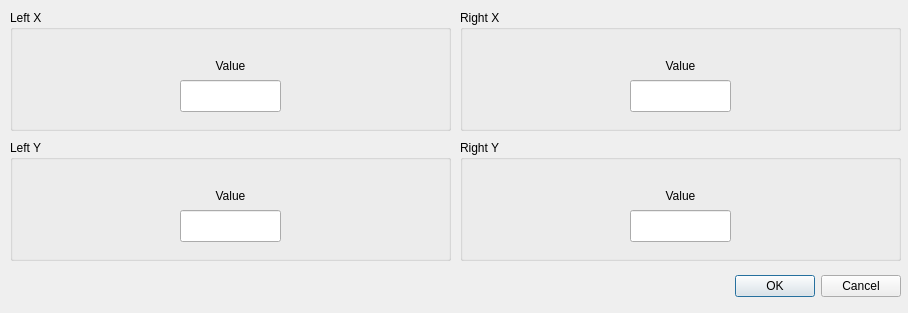
<?xml version="1.0" encoding="UTF-8"?>
<ui version="4.0">
 <class>DialogDisarmingModeSettings</class>
 <widget class="QDialog" name="DialogDisarmingModeSettings">
  <property name="geometry">
   <rect>
    <x>0</x>
    <y>0</y>
    <width>908</width>
    <height>313</height>
   </rect>
  </property>
  <property name="windowTitle">
   <string>Dialog</string>
  </property>
  <widget class="QDialogButtonBox" name="buttonBox">
   <property name="geometry">
    <rect>
     <x>560</x>
     <y>270</y>
     <width>341</width>
     <height>32</height>
    </rect>
   </property>
   <property name="orientation">
    <enum>Qt::Horizontal</enum>
   </property>
   <property name="standardButtons">
    <set>QDialogButtonBox::Cancel|QDialogButtonBox::Ok</set>
   </property>
  </widget>
  <widget class="QGroupBox" name="groupBox_5">
   <property name="geometry">
    <rect>
     <x>460</x>
     <y>140</y>
     <width>441</width>
     <height>121</height>
    </rect>
   </property>
   <property name="title">
    <string>Right Y</string>
   </property>
   <widget class="QLabel" name="label_10">
    <property name="geometry">
     <rect>
      <x>190</x>
      <y>40</y>
      <width>61</width>
      <height>31</height>
     </rect>
    </property>
    <property name="text">
     <string>Value</string>
    </property>
    <property name="alignment">
     <set>Qt::AlignCenter</set>
    </property>
   </widget>
   <widget class="QLineEdit" name="inputRightYmiddle">
    <property name="geometry">
     <rect>
      <x>170</x>
      <y>70</y>
      <width>101</width>
      <height>32</height>
     </rect>
    </property>
   </widget>
  </widget>
  <widget class="QGroupBox" name="groupBox">
   <property name="geometry">
    <rect>
     <x>10</x>
     <y>10</y>
     <width>441</width>
     <height>121</height>
    </rect>
   </property>
   <property name="title">
    <string>Left X</string>
   </property>
   <widget class="QLabel" name="label_3">
    <property name="geometry">
     <rect>
      <x>190</x>
      <y>40</y>
      <width>61</width>
      <height>31</height>
     </rect>
    </property>
    <property name="text">
     <string>Value</string>
    </property>
    <property name="alignment">
     <set>Qt::AlignCenter</set>
    </property>
   </widget>
   <widget class="QLineEdit" name="inputLeftXmiddle">
    <property name="geometry">
     <rect>
      <x>170</x>
      <y>70</y>
      <width>101</width>
      <height>32</height>
     </rect>
    </property>
   </widget>
  </widget>
  <widget class="QGroupBox" name="groupBox_6">
   <property name="geometry">
    <rect>
     <x>460</x>
     <y>10</y>
     <width>441</width>
     <height>121</height>
    </rect>
   </property>
   <property name="title">
    <string>Right X</string>
   </property>
   <widget class="QLabel" name="label_4">
    <property name="geometry">
     <rect>
      <x>190</x>
      <y>40</y>
      <width>61</width>
      <height>31</height>
     </rect>
    </property>
    <property name="text">
     <string>Value</string>
    </property>
    <property name="alignment">
     <set>Qt::AlignCenter</set>
    </property>
   </widget>
   <widget class="QLineEdit" name="inputRightXmiddle">
    <property name="geometry">
     <rect>
      <x>170</x>
      <y>70</y>
      <width>101</width>
      <height>32</height>
     </rect>
    </property>
   </widget>
  </widget>
  <widget class="QGroupBox" name="groupBox_3">
   <property name="geometry">
    <rect>
     <x>10</x>
     <y>140</y>
     <width>441</width>
     <height>121</height>
    </rect>
   </property>
   <property name="title">
    <string>Left Y</string>
   </property>
   <widget class="QLabel" name="label_7">
    <property name="geometry">
     <rect>
      <x>190</x>
      <y>40</y>
      <width>61</width>
      <height>31</height>
     </rect>
    </property>
    <property name="text">
     <string>Value</string>
    </property>
    <property name="alignment">
     <set>Qt::AlignCenter</set>
    </property>
   </widget>
   <widget class="QLineEdit" name="inputLeftYmiddle">
    <property name="geometry">
     <rect>
      <x>170</x>
      <y>70</y>
      <width>101</width>
      <height>32</height>
     </rect>
    </property>
   </widget>
  </widget>
 </widget>
 <resources/>
 <connections>
  <connection>
   <sender>buttonBox</sender>
   <signal>accepted()</signal>
   <receiver>DialogDisarmingModeSettings</receiver>
   <slot>accept()</slot>
   <hints>
    <hint type="sourcelabel">
     <x>248</x>
     <y>254</y>
    </hint>
    <hint type="destinationlabel">
     <x>157</x>
     <y>274</y>
    </hint>
   </hints>
  </connection>
  <connection>
   <sender>buttonBox</sender>
   <signal>rejected()</signal>
   <receiver>DialogDisarmingModeSettings</receiver>
   <slot>reject()</slot>
   <hints>
    <hint type="sourcelabel">
     <x>316</x>
     <y>260</y>
    </hint>
    <hint type="destinationlabel">
     <x>286</x>
     <y>274</y>
    </hint>
   </hints>
  </connection>
 </connections>
</ui>
